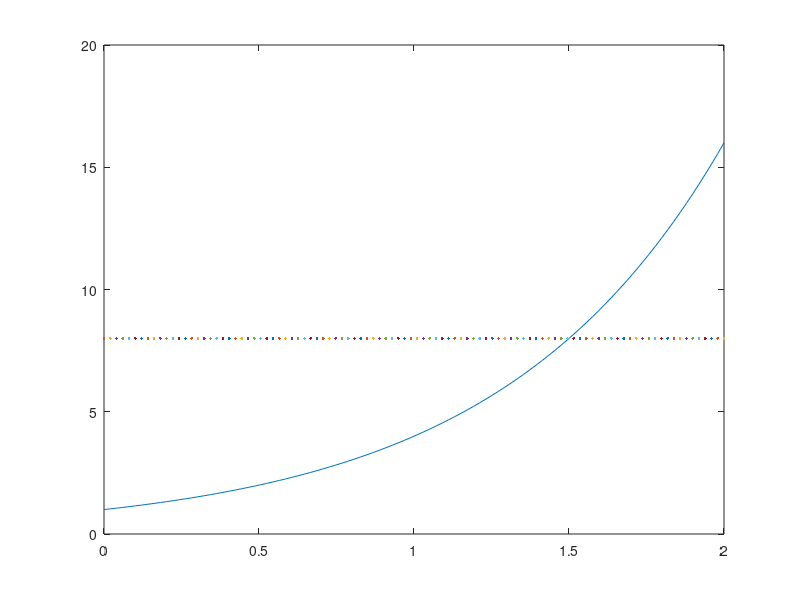

MATLAB code to generate this figure:
% Truncatable primes
X = [1,2,3,4,5,6,7,8,9];
var(X);
mean(X);
std(X);
% Ignore these, they're part of Nomi Mino's MATLAB adventure
% ... also useful while procrastinating real work.

f = @(x) 4.^x; g = @(x) 8;
x = linspace(0,2);
plot(x, f(x)); hold on; plot(x, g(x));

